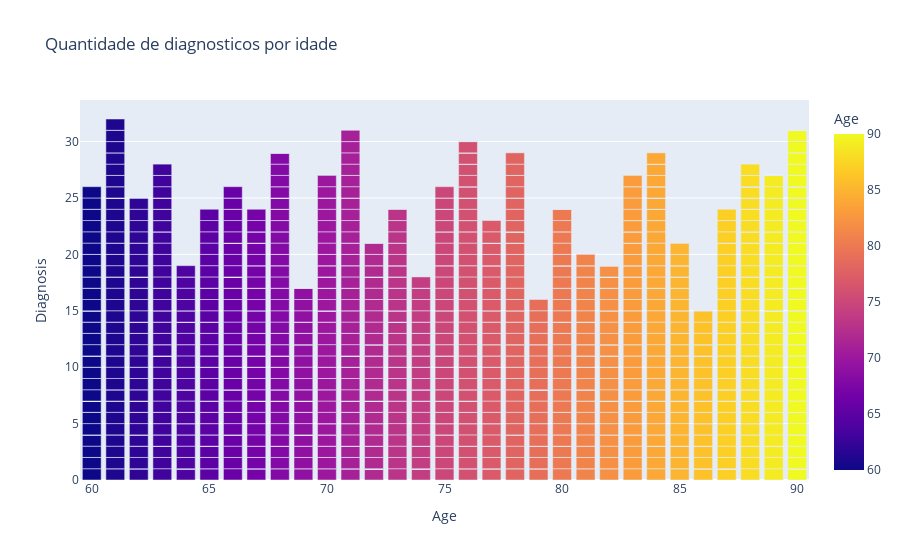

The notebook cell this image was saved under:
### Code cell
fig1 = px.bar(df,
              x = 'Age',
              y = 'Diagnosis',
              color = 'Age',
              title = 'Quantidade de diagnosticos por idade', barmode='group')
fig1.show()

### Figure 1 — Plotly figure (JSON) as saved in the notebook; plotly's stock layout.template omitted (floating-point values rounded to 4 significant figures; data arrays with more than 128 entries replaced by an {"elided": "..."} marker saying what was removed)
{"data": [{"alignmentgroup": "True", "hovertemplate": "Age=%{marker.color}<br>Diagnosis=%{y}<extra></extra>", "legendgroup": "", "marker": {"color": {"elided": "2149 int values"}, "coloraxis": "coloraxis", "pattern": {"shape": ""}}, "name": "", "offsetgroup": "", "orientation": "v", "showlegend": false, "textposition": "auto", "type": "bar", "x": {"elided": "2149 int values"}, "xaxis": "x", "y": {"elided": "2149 int values"}, "yaxis": "y"}], "layout": {"barmode": "group", "coloraxis": {"colorbar": {"title": {"text": "Age"}}, "colorscale": [[0, "#0d0887"], [0.1111, "#46039f"], [0.2222, "#7201a8"], [0.3333, "#9c179e"], [0.4444, "#bd3786"], [0.5556, "#d8576b"], [0.6667, "#ed7953"], [0.7778, "#fb9f3a"], [0.8889, "#fdca26"], [1, "#f0f921"]]}, "legend": {"tracegroupgap": 0}, "title": {"text": "Quantidade de diagnosticos por idade"}, "xaxis": {"anchor": "y", "domain": [0, 1], "title": {"text": "Age"}}, "yaxis": {"anchor": "x", "domain": [0, 1], "title": {"text": "Diagnosis"}}}}
